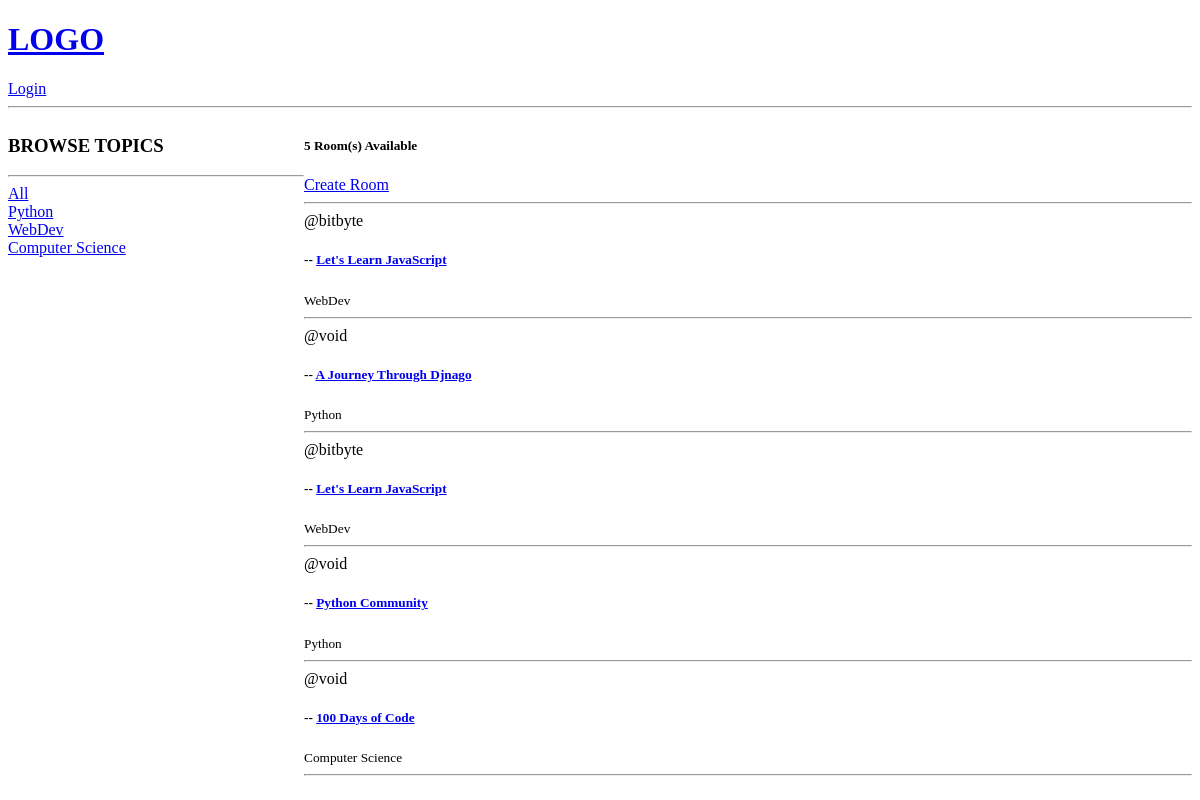
/, run on an earlier commit of the app's database.
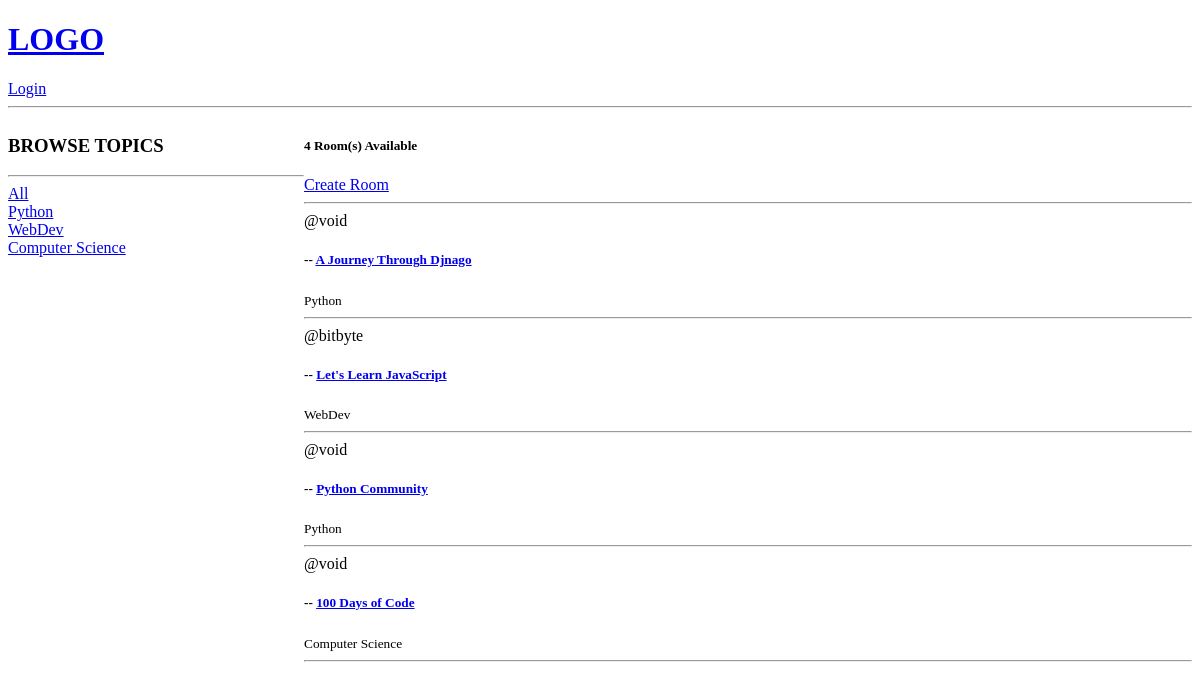
And on a later commit of the database.
### base/models.py (models this page shows, shortened)
class Topic(models.Model):
    name = models.CharField(max_length=200)

class Room(models.Model):
    host = models.ForeignKey(User, on_delete=models.SET_NULL, null=True)
    topic = models.ForeignKey(Topic, on_delete=models.SET_NULL, null=True)
    name = models.CharField(max_length=200)
    description = models.TextField(null=True, blank=True) # an empty field is accespted
    updated = models.DateTimeField(auto_now=True)
    created = models.DateTimeField(auto_now_add=True)
    class Meta:
        ordering = ['-updated','-created']

### base/views.py (the view)
# urls.py: path('', views.home, name="home"),
def home(request):
    q = request.GET.get('q','')
    rooms = Room.objects.filter(
        Q(topic__name__icontains=q) |
        Q(name__icontains=q)
    )
    topics = Topic.objects.all()
    room_count = rooms.count()
    context = {
        'rooms': rooms,
        'topics': topics,
        'room_count': room_count
    }
    return render(request, 'base/home.html', context)

### base/templates/base/home.html (shortened to what this page needs)
{% extends "main.html" %}
{% block content %}
<div class="home-container">
    <div>
        <h3>BROWSE TOPICS</h3>
        <hr>
        <div>
            <a href="{% url 'home' %}">All</a>
        </div>
        {% for topic in topics %}
            <div>
                <a href="{% url 'home' %}?q={{topic.name}}">{{topic.name}}</a>
            </div>
        {% endfor %}
    </div>
    <div>
        <h5>{{room_count}} Room(s) Available</h5>
        <a href="{% url 'create_room' %}">Create Room</a>
        <hr>
        <div>
            {% for room in rooms %}
                <div>
                    <span>@{{room.host.username}}</span>
                    <h5>-- <a href="{% url 'room' room.id %}">{{room.name}}</a></h5>
                    <small>{{room.topic.name}}</small>
                    <hr>
                </div>
            {% endfor %}
        </div>
    </div>
</div>
{% endblock content %}

### templates/main.html (shortened to what this page needs)
<!DOCTYPE html>
<html lang="en">
<head>
</head>
<body>
    {% include "nav.html" %}
        {% block content %}
    {% endblock content %}
</body>
</html>

### templates/nav.html (shortened to what this page needs)
<a href="/">
    <h1>LOGO</h1>
</a>
{% if request.user.is_authenticated %}
    <a href="{% url 'logout' %}">Logout</a>
{% else %}
    <a href="{% url 'login' %}">Login</a>
{% endif %}
<hr>

### base/templates/base/home.html (style rules this page uses)
.home-container { display: grid; grid-template-columns: 1fr 3fr; }

What changed in the data, as far as the page shows it:
removed Room: host.username "bitbyte", name "Let's Learn JavaScript", topic.name "WebDev"
Also different on the page:
{{ room_count }}: "5" → "4"
